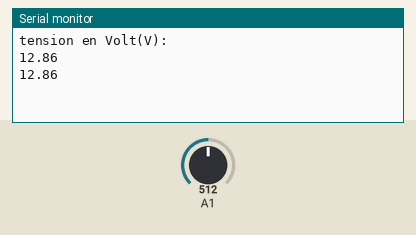
This sketch was run on a simulated Arduino Uno, built with avr-gcc and run on an emulated ATmega328P. Parts: the last lines printed to the serial monitor. The inputs (shaded band) are chosen by the test bench; at power-on: A1 = 512.

Above: at 1.8 s.
1.9 s: A1 set to 716
At 2.8 s:
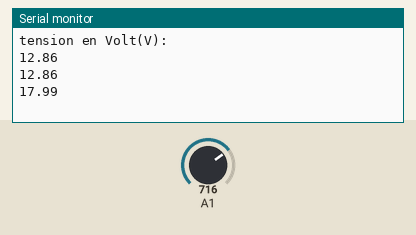
3.4 s: A1 set to 900
At 4.8 s:
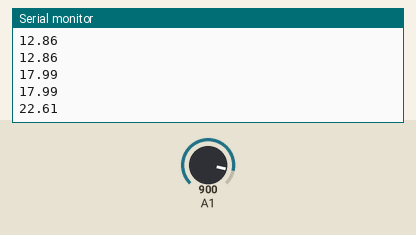
Timing chart, 0 to 6.4 s (numbered marks = the images above; inputs shaded):
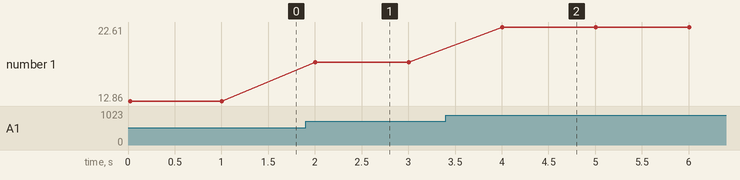

The sketch:

script-capteur-tension.ino
```cpp
#include <Wire.h>
int ValeurEntrer;
float ValeurFinal;

void setup()
{
  Serial.begin(9600);
  Serial.println ("tension en Volt(V):") ;

}

void loop()

{

  float temps ;

  ValeurEntrer=analogRead(1) ;

  temps = ValeurEntrer/3.98 ;

  ValeurFinal=(temps/10) ;

  Serial.println(ValeurFinal) ;

  delay(1000) ;

}
```

Measured:
- after the input at 1.9 s, the serial monitor: prints a new line after 0.10 s (image 1)
- after the input at 3.4 s, the serial monitor: prints a new line after 0.60 s (image 2)
- plotted number 1: 12.86 → 17.99 after the input at 1.9 s, 17.99 → 22.61 after the input at 3.4 s
